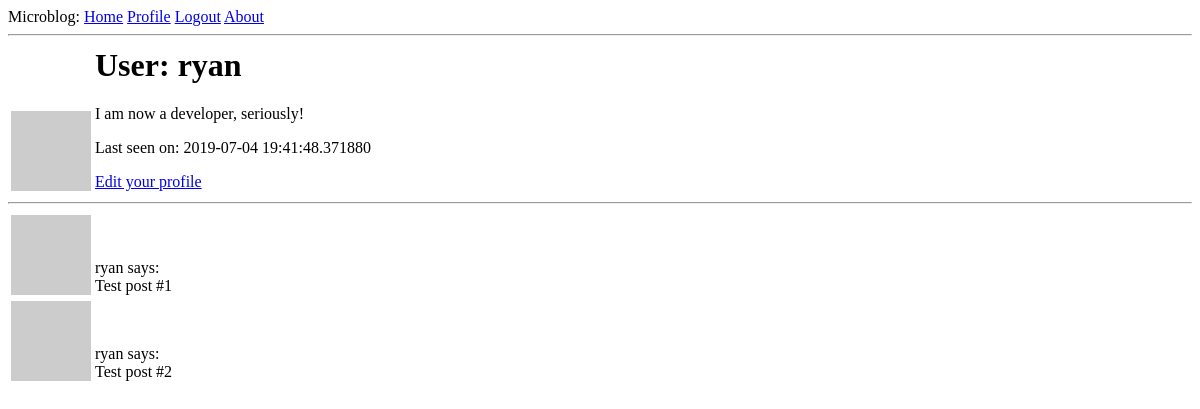
The app's page /user/ryan (signed in), older data.
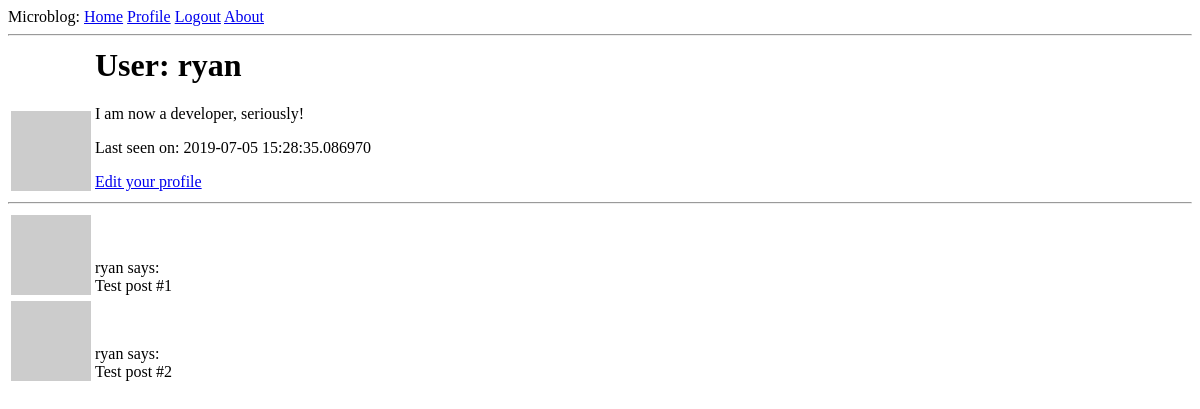
The same page, newer data.
### app/models.py (models this page shows, shortened)
class User(UserMixin, db.Model):
    id = db.Column(db.Integer, primary_key=True)
    username = db.Column(db.String(64), index=True, unique=True)
    email = db.Column(db.String(120), index=True, unique=True)
    password_hash = db.Column(db.String(128))
    posts = db.relationship('Post', backref='author', lazy='dynamic')
    about_me = db.Column(db.String(140))
    last_seen = db.Column(db.DateTime, default=datetime.utcnow)
    def avatar(self, size):
        digest = md5(self.email.lower().encode('utf-8')).hexdigest()
        return 'https://www.gravatar.com/avatar/{}?d=identicon&s={}'\
            .format(digest, size)

### app/routes.py (the view)
@app.route('/user/<username>')
@login_required
def user(username):
    user = User.query.filter_by(username=username).first_or_404()
    posts = [
        {'author': user, 'body': 'Test post #1'},
        {'author': user, 'body': 'Test post #2'},
    ]
    return render_template('user.html', user=user, posts=posts)

### app/models.py (called while the page is built)
@login.user_loader
def load_user(id):
    return User.query.get(int(id))

### app/routes.py (called while the page is built)
@app.before_request
def before_request():
    if current_user.is_authenticated:
        current_user.last_seen = datetime.utcnow()
        db.session.commit()

### app/templates/user.html
{% extends "base.html" %}
{% block content %}
    <table>
        <tr style="vertical-align:bottom">
            <td><img src="{{ user.avatar(128) }}"></td>
            <td>
                <h1>User: {{ user.username }}</h1>
                {% if user.about_me %}<p>{{ user.about_me }}</p>{% endif %}
                {% if user.last_seen %}<p>Last seen on:  {{ user.last_seen }}</p>{% endif %}
                {% if user == current_user %}
                <p><a href="{{ url_for('edit_profile') }}">Edit your profile</a></p>
                {% endif %}
            </td>
        </tr>
    </table>
    <hr>
    {% for post in posts %}
        {% include '_post.html' %}
    {% endfor %}
{% endblock %}

### app/templates/base.html (shortened to what this page needs)
<html>
    <head>
    </head>
    <body>
        <div>
            Microblog:
            <a href="{{ url_for('index') }}">Home</a>
            {% if current_user.is_anonymous %}
            <a href="{{ url_for('login') }}">Login</a>
            {% else %}
            <a href="{{ url_for('user', username=current_user.username) }}">Profile</a>
            <a href="{{ url_for('logout') }}">Logout</a>
            {% endif %}
            <a href="{{ url_for('about')}}">About</a>
        </div>
        <hr>
        {% block content %}{% endblock %}
    </body>
</html>

### app/templates/_post.html
<table>
    <tr style="vertical-align:bottom">
        <td><img src="{{ post.author.avatar(36) }}"></td>
        <td>{{ post.author.username }} says:<br>{{ post.body }}</td>
    </tr>
</table>

Row changes from the older to the newer data that the page shows:
changed User "ryan": last_seen "2019-07-04 19:41:48.371880" → "2019-07-05 15:28:35.086970"
